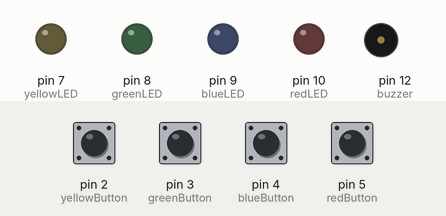
A sketch run on a simulated Arduino Uno, built with avr-gcc and run on an emulated ATmega328P. Parts: output pins drawn as LEDs (lit = HIGH), buzzer (waves = sounding). Dashed ring = blinking. The inputs (shaded band) are chosen by the test bench; at power-on: pin 2 (yellowButton), pin 3 (greenButton), pin 4 (blueButton), pin 5 (redButton) LOW. Random numbers use the default seed unless the sketch sets one.

Above: at 1.5 s.
1.6 s: pin 2 (yellowButton) pulled HIGH for 0.15 s
At 1.87 s:
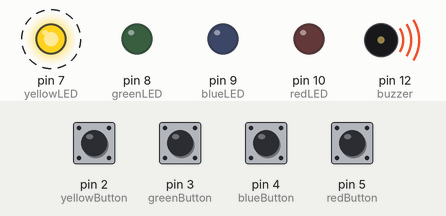
4.6 s: pin 3 (greenButton) pulled HIGH for 0.15 s
At 5.68 s:
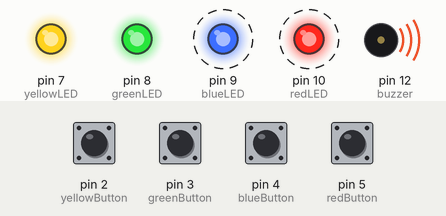
7.6 s: pin 4 (blueButton) pulled HIGH for 1 s
At 8.2 s:
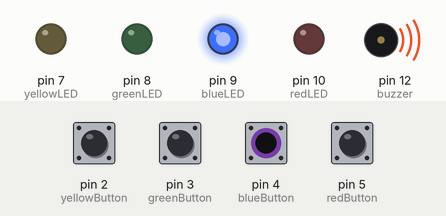
10.6 s: pin 5 (redButton) pulled HIGH for 1 s
At 11.4 s:
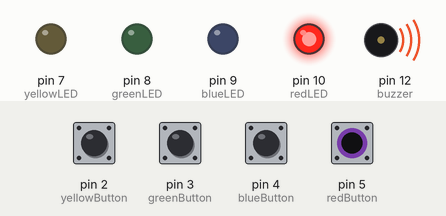
14.6 s: pin 5 (redButton) pulled HIGH for 0.15 s
At 15.68 s:
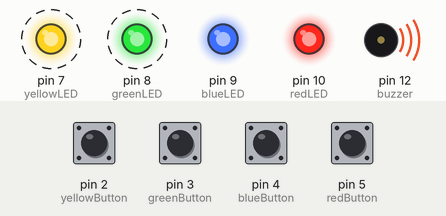
17.6 s: pin 2 (yellowButton) pulled HIGH for 1 s
At 18.92 s:
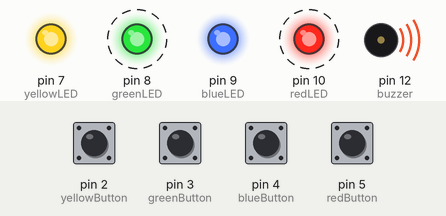
Timing chart, 0 to 21.6 s (numbered marks = the images above; inputs shaded):
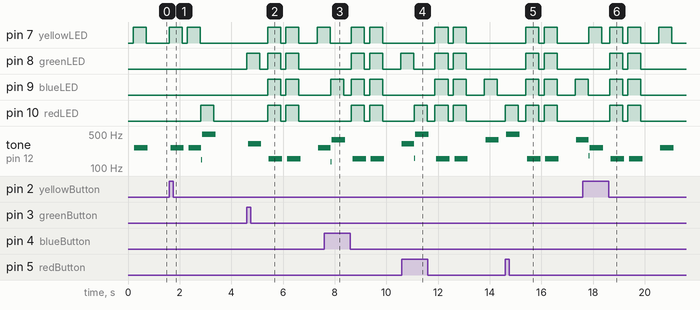

Measured:
- after the input at 1.6 s, pin 7 (yellowLED): alternates HIGH for 0.50 s and LOW for 0.20 s, 4 changes in all, then stays LOW, starting at once; pin 10 (redLED): LOW → HIGH after 1.2 s, → LOW 0.50 s later; tone on pin 12 (buzzer): plays 263 Hz for 0.52 s, 263 Hz for 0.48 s, 147 Hz for 0.04 s, 498 Hz for 0.52 s, starting after 0.05 s
- after the input at 4.6 s, pin 7 (yellowLED): goes HIGH 0.51 s, LOW 0.20 s, HIGH 0.51 s, LOW 0.70 s, then HIGH, starting after 0.80 s; pin 8 (greenLED): goes HIGH 0.50 s, LOW 0.30 s, HIGH 0.51 s, LOW 0.20 s, HIGH 0.51 s, then LOW, starting at once
- after the input at 7.6 s, pin 8 (greenLED): goes HIGH 0.51 s, LOW 0.20 s, HIGH 0.51 s, LOW 0.70 s, then HIGH, starting after 1.0 s; pin 9 (blueLED): goes HIGH 0.50 s, LOW 0.30 s, HIGH 0.51 s, LOW 0.20 s, HIGH 0.51 s, then LOW, starting after 0.24 s; pin 10 (redLED): alternates HIGH for 0.51 s and LOW for 0.20 s, starting after 1.0 s
- after the input at 10.6 s, pin 7 (yellowLED): alternates HIGH for 0.51 s and LOW for 0.20 s, 4 changes in all, then stays LOW, starting after 1.3 s; pin 9 (blueLED): goes HIGH 0.51 s, LOW 0.20 s, HIGH 0.51 s, LOW 0.70 s, HIGH 0.50 s, then LOW, starting after 1.3 s
- after the input at 14.6 s, pin 7 (yellowLED), pin 8 (greenLED): alternates HIGH for 0.51 s and LOW for 0.20 s, starting after 0.80 s
- after the input at 17.6 s, pin 7 (yellowLED): LOW → HIGH after 0.24 s, → LOW 0.50 s later, → HIGH 0.30 s later, → LOW 0.51 s later, … (8 changes in this stretch); pin 8 (greenLED), pin 10 (redLED): alternates HIGH for 0.51 s and LOW for 0.20 s, 4 changes in all, then stays LOW, starting after 1.0 s

The sketch:

memory_game.ino
```cpp
                                                     //learned from Creation Crate subscription
const int redButton = 5;
const int blueButton = 4;
const int greenButton = 3;
const int yellowButton = 2;
const int redLED = 10;
const int blueLED = 9;
const int greenLED = 8;
const int yellowLED = 7;
const int buzzer = 12;

const int tones[] = {1900, 1600, 1300, 1000, 3200};   //different buzzer noises
int buttonState[] = {0, 0, 0, 0};                     //current state of button
int lastButtonState[] = {0, 0, 0, 0};                 //previous state of button
int buttonCounter[] = {0, 0, 0, 0};                   //is a button pressed or not
int gameOn = 0;                                       //new game starts when = 0
int wait = 0;                                         //wait for a pattern input
int currentLevel = 1;                                //current level and number of button presses for next level
int dlay = 500;                                      //wait .5 seconds in between presses (no accidental double clicks)
int ledTime = 500;                                    //how long LEDs flash (.5 seconds)
int n_levels = 10;                                    //number of levels until you win then it gets faster
int pinAndTone = 0;                                   //determines which LED and buzzer tone/noise
int correct = 0;                                      //must change to 1 to move on to next level. Are you right or not
int speedFactor = 5;                                  //speed of game. increases when you win
int ledDelay = 200;                                   //time in between each LED. (.2 but decreases when you win)

void playTone(int tone, int duration) {
    for (long i = 0; i < duration * 1000L; i += tone * 2)
    {
      digitalWrite(buzzer, HIGH);                     //turns on buzzer
      delayMicroseconds(tone);                        //creates tone/noise of it
      digitalWrite(buzzer, LOW);                      //turns it off
      delayMicroseconds(tone);
    }
}

void setup() {
  randomSeed(analogRead(0));                          //generate random number

  pinMode(redButton, INPUT);                          //all buttons are inputs because we have to click/input to activate
  pinMode(blueButton, INPUT);
  pinMode(greenButton, INPUT);
  pinMode(yellowButton, INPUT);

  pinMode(redLED, OUTPUT);                            //all LEDs are outputs because they output for us to see
  pinMode(blueLED, OUTPUT);
  pinMode(greenLED, OUTPUT);
  pinMode(yellowLED, OUTPUT);
  pinMode(buzzer, OUTPUT);
  }

void loop() {
  int n_array[n_levels];                              //will store randomized game pattern
  int u_array[n_levels];                              //stores user inputs
  int i;
  if (gameOn == 0){                                   //only if a new game/level
    for (i = 0; i < n_levels; i = i + 1){                //saves the number in n_array to generate random pattern
      n_array[i] = 0;
      u_array[i] = 0;
      n_array[i] = random(0,4);
    }
    gameOn = 1;                                       //tells game to run
  }

if (wait == 0) {
  delay (200);
  i = 0;
  for (i = 0; i < currentLevel; i = i + 1){             //shows current game pattern
    ledDelay = ledTime/(1 + (speedFactor/n_levels)*(currentLevel - 1));
    pinAndTone = n_array[i];
    digitalWrite(pinAndTone + 7, HIGH);
    playTone(tones[pinAndTone], ledDelay);
    digitalWrite(pinAndTone + 7, LOW);
    delay(100/speedFactor);
  }
  wait = 1;                                          //puts game on hold until user puts in pattern
 }
 i=0;
 int buttonChange = 0;                               //will be used to detect a button press
 int j = 0;                                          //j is current position in pattern
 while (j < currentLevel) {                          //only repeats as many times as the level you are on
  while (buttonChange == 0){
    for (i = 0; i < 4; i = i + 1){                   //determines which button is pressed
      buttonState[i] = digitalRead(i + 2);
      buttonChange += buttonState[i];
    }
  }
  for(i = 0; i < 4; i = i + 1){                      //turns on LED and buzzer noise corresponding to button pressed
    if (buttonState[i] == HIGH) {
      digitalWrite(i + 7, HIGH);
      playTone(tones[i], ledTime);
      digitalWrite(i + 7, LOW);
      wait = 0;
      u_array[j] = i;                                //stores user input to compare to game pattern
      buttonState[i] = LOW;
      buttonChange = 0;
    }
  }
  if (u_array[j] == n_array[j]){                     //checks if you put in pattern right
    j++;
    correct = 1;
  }
  else{
    correct = 0;
    i = 4;
    j = currentLevel;
    wait = 0;
  }
 }
 if(correct == 0){                                   //if wrong then reset everything
  delay(300);
  i = 0;
  gameOn = 0;
  currentLevel = 1;
  for (i = 0; i < 4; i = i + 1){                     //These for loops will make the all LEDs and buzzer go off at the same time
    digitalWrite(i+7, HIGH);
  }
  playTone(tones[4], ledTime);
  for (i = 0; i < 4; i = i + 1){
    digitalWrite(i+7, LOW);
  }
  delay(200);
  for (i = 0; i < 4; i = i + 1){
    digitalWrite(i+7, HIGH);
  }
  playTone(tones[4], ledTime);
  for (i = 0; i < 4; i = i + 1){
    digitalWrite(i+7, LOW);
  }
  delay(500);
  gameOn = 0;
 }
 if (correct == 1){                                   //if correct go up one level
  currentLevel++;
  wait = 0;
 }
 if (currentLevel == n_levels){                       //winning song if you win 10 in a row
  delay(500);
  int notes[] = {2, 2, 2, 2, 0, 1, 2, 1, 2};
  int note = 0;
  int tempo [] = {200, 200, 200, 400, 400, 400, 200, 200, 600};
  int breaks[] = {100, 100, 100, 200, 200, 200, 300, 100, 200};
  for (i = 0; i < 9; i = i + 1){
    note = notes[i];
    digitalWrite(note + 7, HIGH);
    playTone(tones[note], tempo[i]);
    digitalWrite(note + 7, LOW);
    delay(breaks[i]);
  }
  gameOn = 0;
  currentLevel = 1;                                     //start back at level 1
  n_levels = n_levels + 2;                              //adds 2 more levels to max to make more difficult since you won 10 in a row
  speedFactor += 1;                                     //increases speed factor by 1
 }
}
```
